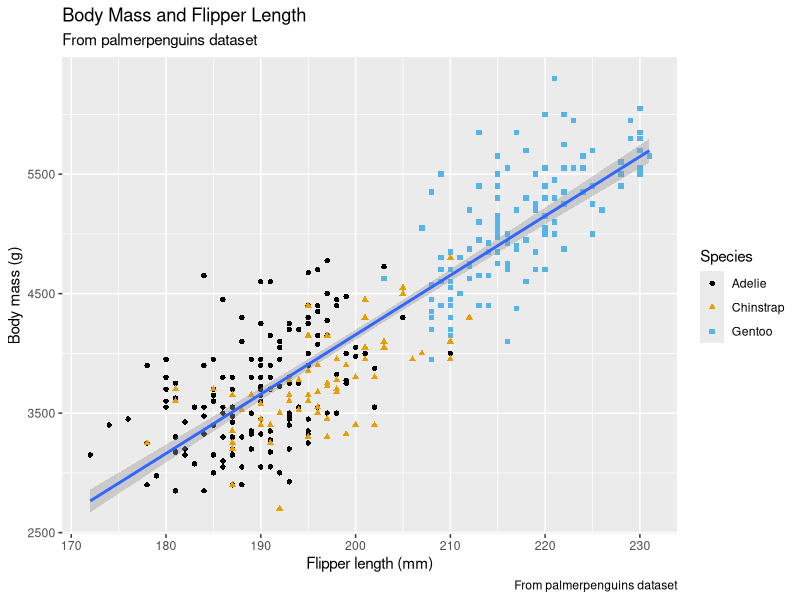
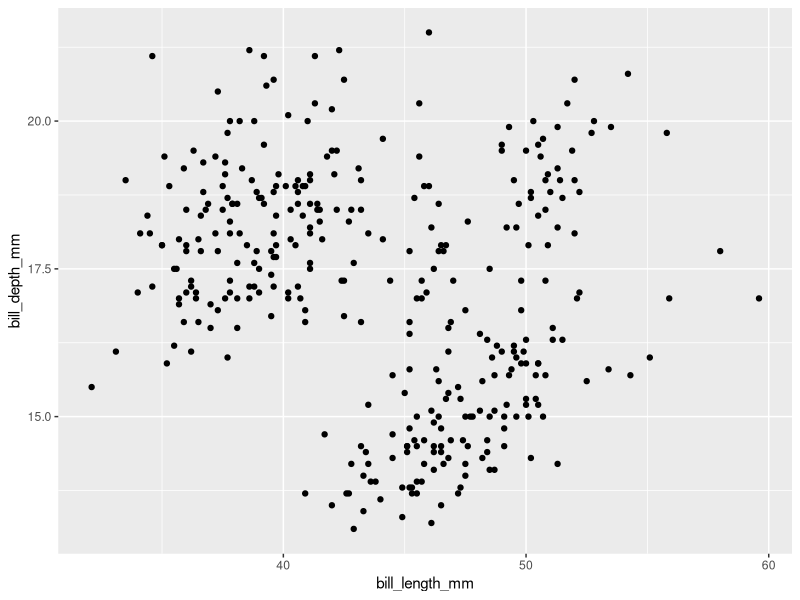
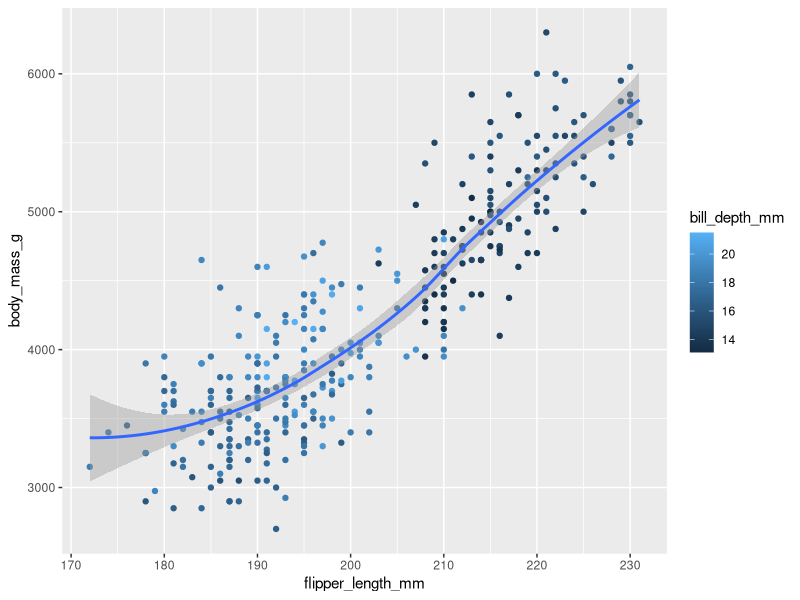
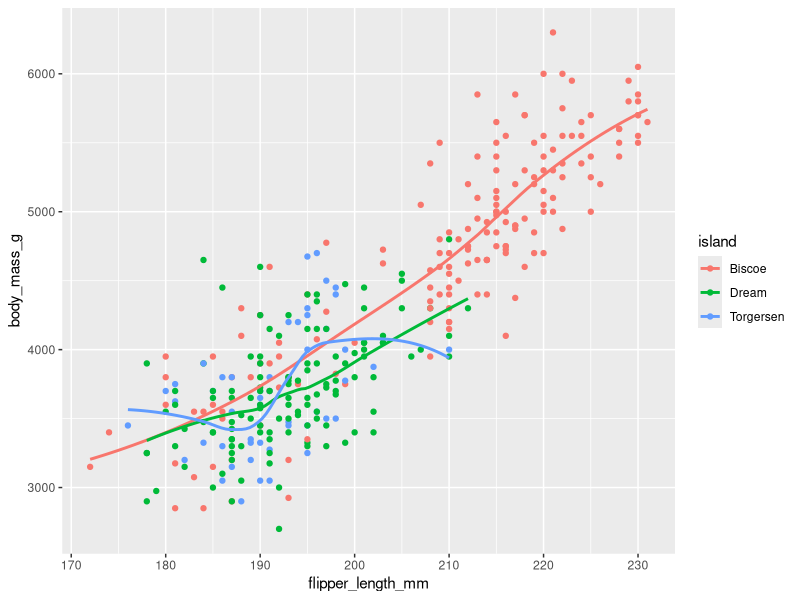
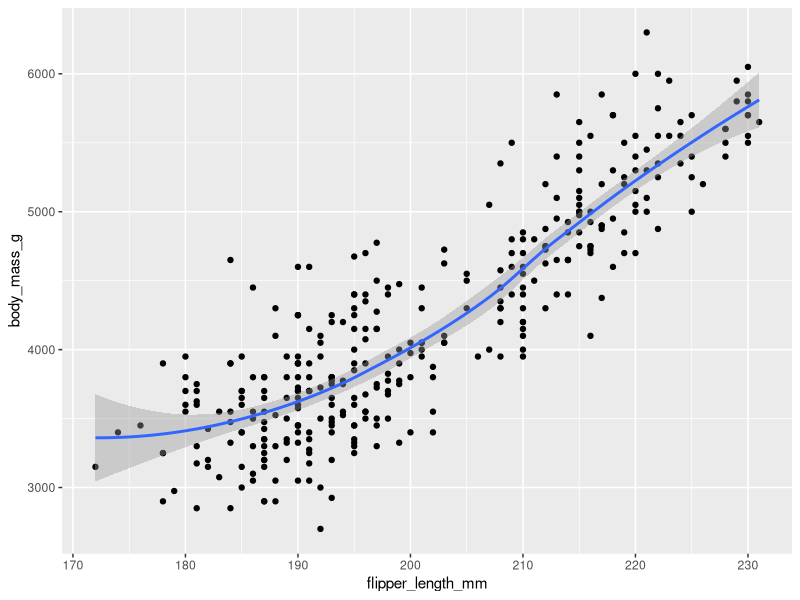
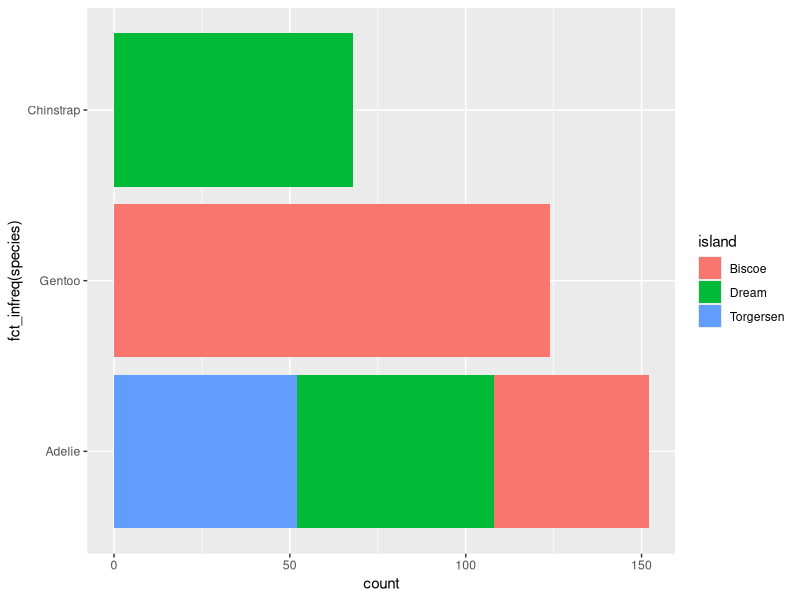
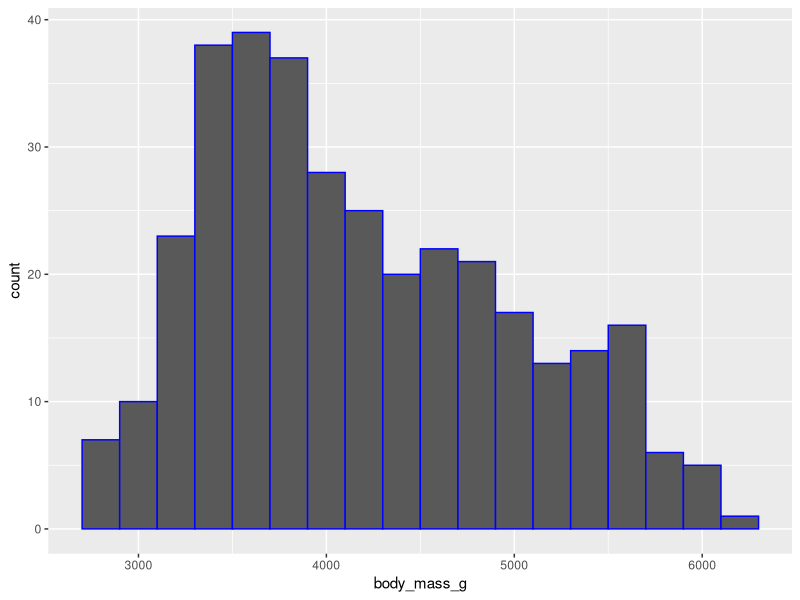
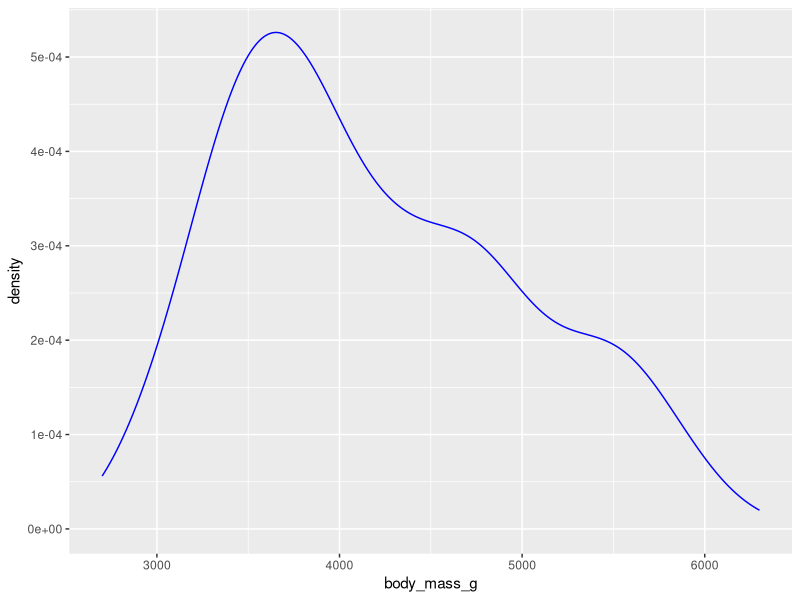

These figures' R source, in order:
library(tidyverse)
library(palmerpenguins)
library(ggthemes)

ggplot(data = penguins, 
       mapping = aes(x = flipper_length_mm, y = body_mass_g)) + 
  geom_point(mapping = aes(color = species, shape = species)) + 
  geom_smooth(method = 'lm') + 
  labs(title = 'Body Mass and Flipper Length',
       caption = 'From palmerpenguins dataset',
       subtitle = 'From palmerpenguins dataset', 
       x = 'Flipper length (mm)', 
       y = 'Body mass (g)', 
       color = 'Species', shape = 'Species') + 
  scale_color_colorblind()

ggplot(data = penguins, 
       mapping = aes(x = bill_length_mm, y = bill_depth_mm)) + 
  geom_point(na.rm = TRUE)

ggplot(data = penguins, 
       mapping = aes(x = flipper_length_mm, y = body_mass_g)) + 
  geom_point(mapping = aes(color = bill_depth_mm)) + 
  geom_smooth()

ggplot(data = penguins, 
       mapping = aes(x = flipper_length_mm, y = body_mass_g, color = island)) + 
  geom_point() + 
  geom_smooth(se = FALSE)

ggplot()  + 
  geom_point(data = penguins, 
             mapping = aes(x = flipper_length_mm, y = body_mass_g)) + 
  geom_smooth(data = penguins, 
              mapping = aes(x = flipper_length_mm, y = body_mass_g))

ggplot(penguins, aes(y = fct_infreq(species))) +
  geom_bar(aes(fill=island)) 

ggplot(penguins, aes(x = body_mass_g)) + 
  geom_histogram(color='blue', binwidth = 200)

ggplot(penguins, aes(x = body_mass_g)) + 
  geom_density(color='blue')

ggplot(diamonds, aes(x = carat)) + 
  geom_histogram(fill = 'red', binwidth = 0.5)

ggplot(penguins, aes(x = species, y = body_mass_g)) + 
  geom_boxplot()

ggplot(penguins, aes(x = body_mass_g, color = species, fill = species)) +
  geom_density(size = 1.5, alpha = 0.5)

ggplot(penguins, aes(x = island, fill = species)) + 
  geom_bar(position = 'fill')

ggplot(mpg, aes(x = displ, y = hwy, color = year, size = year, shape = trans)) + 
  geom_point()

ggplot(penguins, aes(x = bill_length_mm, y = bill_depth_mm, color = species)) + 
  geom_point() + 
  facet_wrap(~ species)

ggplot(penguins, aes(x = bill_length_mm, y = bill_depth_mm, color = species, shape = species)) + 
  geom_point() + 
  labs(color = 'Species', shape = 'Species')
ggsave('penguin-plot.png')

ggplot(mpg, aes(x = class)) +
  geom_bar()
ggplot(mpg, aes(x = cty, y = hwy)) + 
  geom_point()
ggsave('mpg-plot.pdf')


